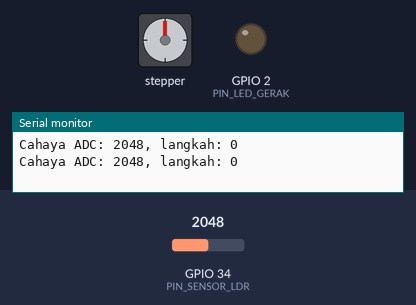
A sketch run on a simulated ESP32. Shown: stepper motor, output pins drawn as LEDs (lit = HIGH), the last lines printed to the serial monitor. Wiring (inferred from the names in the program): stepper motor (2048 steps per turn assumed): coils GPIO 19, GPIO 18, GPIO 5, GPIO 17. The test bench sets the inputs (shaded band); at power-on: GPIO 34 (PIN_SENSOR_LDR) = 2048 (analog values on the 0–4095 scale). Pins used as bus, display or sensor lines are not drawn.

Above: at 1.3 s.
1.4 s: GPIO 34 (PIN_SENSOR_LDR) set to 2469
2.9 s: GPIO 34 (PIN_SENSOR_LDR) set to 2550
At 3.54 s:
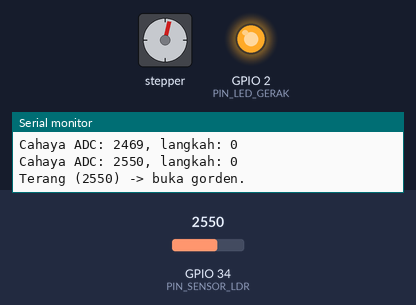
At 5.19 s:
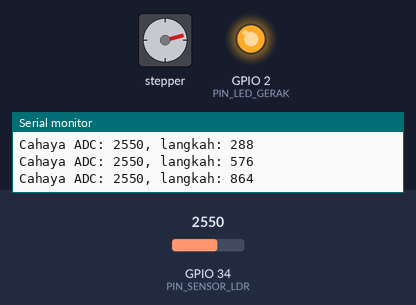
5.9 s: GPIO 34 (PIN_SENSOR_LDR) set to 491
8.9 s: GPIO 34 (PIN_SENSOR_LDR) set to 2866
At 9.97 s:
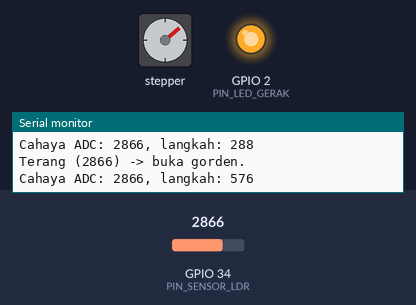
Timing chart, 0 to 21.9 s (numbered marks = the images above; inputs shaded):
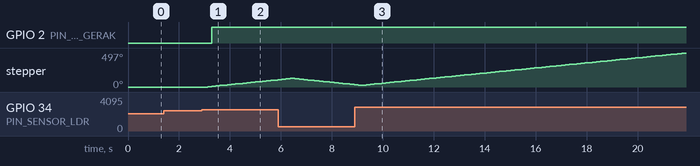

Measured:
- the behaviour switches between 2499 and 2500 on GPIO 34 (PIN_SENSOR_LDR) (found by bisection; images 0 and 1)
- after the input at 2.9 s, GPIO 2 (PIN_LED_GERAK): LOW → HIGH after 0.40 s; stepper: keeps turning clockwise at about 38°/s, starting after 0.22 s
- after the input at 8.9 s, GPIO 2 (PIN_LED_GERAK): stays HIGH (without the input it goes to LOW after 0.92 s)

The sketch:

GordenOtomatisStepper.ino
```cpp
/*
  Gorden Otomatis dengan Motor Stepper + Sensor Cahaya — ESP32
  ============================================================
  Cara kerja:
  Sensor cahaya LDR di jendela membaca terang langit lewat pembagi
  tegangan (LDR + resistor 10k). Saat terang melewati ambang buka,
  ESP32 memutar motor stepper 28BYJ-48 lewat driver ULN2003 sehingga
  gorden terbuka. Saat gelap melewati ambang tutup, motor memutar
  balik dan gorden tertutup. Dua ambang yang berbeda (histeresis)
  mencegah gorden buka-tutup berulang saat cahaya berfluktuasi,
  misalnya saat awan lewat.

  Perjalanan penuh gorden = 12288 langkah setengah (half-step),
  kira-kira 3 putaran poros motor 28BYJ-48. Kalibrasi: ubah
  LANGKAH_PERJALANAN di bawah sesuai panjang rel gordenmu — hitung
  dengan cara menggerakkan gorden dari tertutup ke terbuka sambil
  mencatat langkah di Serial Monitor.

  Wiring (lihat schematic.png):
    LDR + resistor 10k (pembagi tegangan) -> GPIO34 (ADC1)
    ULN2003 IN1 -> GPIO19, IN2 -> GPIO18, IN3 -> GPIO5, IN4 -> GPIO17
    ULN2003 OUT1..OUT4 -> kabel motor (biru, merah muda, kuning, oranye)
    ULN2003 COM -> 5V, ULN2003 GND -> GND
    Motor disuplai adaptor 5V 2A sendiri — JANGAN dari pin 5V ESP32.
    LED bawaan board (GPIO2) menyala selama motor bergerak.

  Video penjelasan (60 detik): link menyusul setelah upload
  Repo: https://github.com/oerban70-cloud/gorden-otomatis-stepper
*/

// ---------- Konfigurasi pin ----------
const uint8_t PIN_SENSOR_LDR = 34;  // node pembagi tegangan LDR -> GPIO34 (ADC1, input-only)
const uint8_t PIN_LED_GERAK  = 2;   // LED bawaan board, menyala saat motor bergerak
// Urutan pin mengikuti urutan kumparan motor (IN1..IN4 driver ULN2003)
const uint8_t PIN_STEPPER[4] = {19, 18, 5, 17};  // IN1, IN2, IN3, IN4

// ---------- Konfigurasi sensor cahaya ----------
// ADC ESP32 12-bit: 0 (gelap total) sampai 4095 (terang penuh).
// LDR ke 3V3 + resistor 10k ke GND: makin terang, makin besar nilai ADC.
const uint16_t AMBANG_BUKA_ADC   = 2500;  // di atas ini -> buka gorden
const uint16_t AMBANG_TUTUP_ADC  = 1200;  // di bawah ini -> tutup gorden
// (nilai di antara kedua ambang = zona mati, gorden diam di posisinya)
const uint8_t  JUMLAH_SAMPEL     = 10;    // rata-rata 10 bacaan per pengukuran
const uint16_t JEDA_SAMPEL_MS    = 10;    // jeda antar bacaan sampel

// ---------- Konfigurasi motor stepper 28BYJ-48 ----------
// Mode half-step: 4096 langkah per putaran poros. Perjalanan penuh
// gorden disetarakan dengan 3 putaran poros (kalibrasi di lapangan).
const uint16_t LANGKAH_PER_PUTARAN   = 4096;   // half-step per putaran
const uint16_t PUTARAN_PERJALANAN    = 3;      // putaran untuk buka penuh
const uint32_t LANGKAH_PERJALANAN    = 12288;  // = 4096 x 3 (hitung sekali saja)
const uint8_t  JEDA_ANTAR_LANGKAH_MS = 2;      // jeda tiap langkah (kecepatan motor)
const uint16_t LANGKAH_PER_GILIRAN   = 96;     // langkah per putaran loop() (tidak memblokir)

// Urutan half-step 8 fase untuk 28BYJ-48 (satu kumparan aktif bergantian
// dengan dua kumparan aktif — torsi lebih halus daripada full-step).
const uint8_t URUTAN_HALF_STEP[8][4] = {
  {1, 0, 0, 0},
  {1, 1, 0, 0},
  {0, 1, 0, 0},
  {0, 1, 1, 0},
  {0, 0, 1, 0},
  {0, 0, 1, 1},
  {0, 0, 0, 1},
  {1, 0, 0, 1},
};
const uint8_t JUMLAH_FASE = 8;

// ---------- Konfigurasi waktu ----------
const unsigned long PERIODE_BACA_MS  = 500;    // baca LDR tiap 500 ms
const unsigned long BAUD_SERIAL      = 115200;

// ---------- State ----------
enum PosisiGorden : uint8_t {
  POSISI_TERTUTUP = 0,
  POSISI_TERBUKA  = 1,
  POSISI_TENGAH   = 2,  // sedang di antara keduanya (mis. setelah reset)
};

uint32_t langkahSaatIni   = 0;      // 0 = tertutup penuh, LANGKAH_PERJALANAN = terbuka penuh
uint32_t langkahTarget    = 0;      // target gerakan saat ini
uint8_t  faseSaatIni      = 0;      // fase half-step aktif (0..7)
PosisiGorden posisiTerkini = POSISI_TERTUTUP;
unsigned long waktuBacaTerakhirMs = 0;

void setup() {
  Serial.begin(BAUD_SERIAL);
  for (uint8_t i = 0; i < 4; i++) {
    pinMode(PIN_STEPPER[i], OUTPUT);
    digitalWrite(PIN_STEPPER[i], LOW);
  }
  pinMode(PIN_LED_GERAK, OUTPUT);
  digitalWrite(PIN_LED_GERAK, LOW);
  analogReadResolution(12);  // ADC 12-bit (0..4095)

  Serial.println("Gorden otomatis siap.");
  Serial.println("Cahaya di atas 2500 -> buka, di bawah 1200 -> tutup.");
}

// Rata-rata beberapa bacaan ADC supaya angka cahaya stabil.
uint16_t bacaCahayaADC() {
  uint32_t jumlah = 0;
  for (uint8_t i = 0; i < JUMLAH_SAMPEL; i++) {
    jumlah += analogRead(PIN_SENSOR_LDR);
    delay(JEDA_SAMPEL_MS);
  }
  return (uint16_t)(jumlah / JUMLAH_SAMPEL);
}

// Tentukan target gorden dari cahaya, dengan histeresis:
// hanya pindah target kalau melewati ambang — di zona mati diam saja.
void tentukanTarget(uint16_t cahayaADC) {
  if (cahayaADC >= AMBANG_BUKA_ADC && posisiTerkini != POSISI_TERBUKA) {
    langkahTarget = LANGKAH_PERJALANAN;
    posisiTerkini = POSISI_TERBUKA;
    Serial.print("Terang (");
    Serial.print(cahayaADC);
    Serial.println(") -> buka gorden.");
  } else if (cahayaADC <= AMBANG_TUTUP_ADC && posisiTerkini != POSISI_TERTUTUP) {
    langkahTarget = 0;
    posisiTerkini = POSISI_TERTUTUP;
    Serial.print("Gelap (");
    Serial.print(cahayaADC);
    Serial.println(") -> tutup gorden.");
  }
}

// Satu langkah half-step ke arah maju (true) atau mundur (false).
void gerakSatuLangkah(bool maju) {
  if (maju) {
    faseSaatIni = (faseSaatIni + 1) % JUMLAH_FASE;
    langkahSaatIni++;
  } else {
    faseSaatIni = (faseSaatIni + JUMLAH_FASE - 1) % JUMLAH_FASE;
    langkahSaatIni--;
  }
  for (uint8_t i = 0; i < 4; i++) {
    digitalWrite(PIN_STEPPER[i], URUTAN_HALF_STEP[faseSaatIni][i]);
  }
  delay(JEDA_ANTAR_LANGKAH_MS);
}

// Gerakkan motor paling banyak LANGKAH_PER_GILIRAN langkah menuju target.
// Dipanggil tiap loop() supaya pembacaan sensor tetap jalan selama gerak.
void gerakMenujuTarget() {
  uint16_t langkahDigerakkan = 0;
  while (langkahSaatIni != langkahTarget && langkahDigerakkan < LANGKAH_PER_GILIRAN) {
    gerakSatuLangkah(langkahSaatIni < langkahTarget);
    langkahDigerakkan++;
  }
  bool sedangBergerak = (langkahSaatIni != langkahTarget) || (langkahDigerakkan > 0);
  digitalWrite(PIN_LED_GERAK, sedangBergerak ? HIGH : LOW);
  if (langkahDigerakkan > 0 && langkahSaatIni == langkahTarget) {
    matikanKumparan();
    Serial.print("Gorden sampai target, langkah: ");
    Serial.println(langkahSaatIni);
  }
}

// Matikan semua kumparan supaya motor dingin dan hemat daya saat diam.
void matikanKumparan() {
  for (uint8_t i = 0; i < 4; i++) {
    digitalWrite(PIN_STEPPER[i], LOW);
  }
  digitalWrite(PIN_LED_GERAK, LOW);
}

void loop() {
  unsigned long sekarangMs = millis();
  if (sekarangMs - waktuBacaTerakhirMs >= PERIODE_BACA_MS) {
    waktuBacaTerakhirMs = sekarangMs;
    uint16_t cahayaADC = bacaCahayaADC();
    Serial.print("Cahaya ADC: ");
    Serial.print(cahayaADC);
    Serial.print(", langkah: ");
    Serial.println(langkahSaatIni);
    tentukanTarget(cahayaADC);
  }
  gerakMenujuTarget();
}
```
